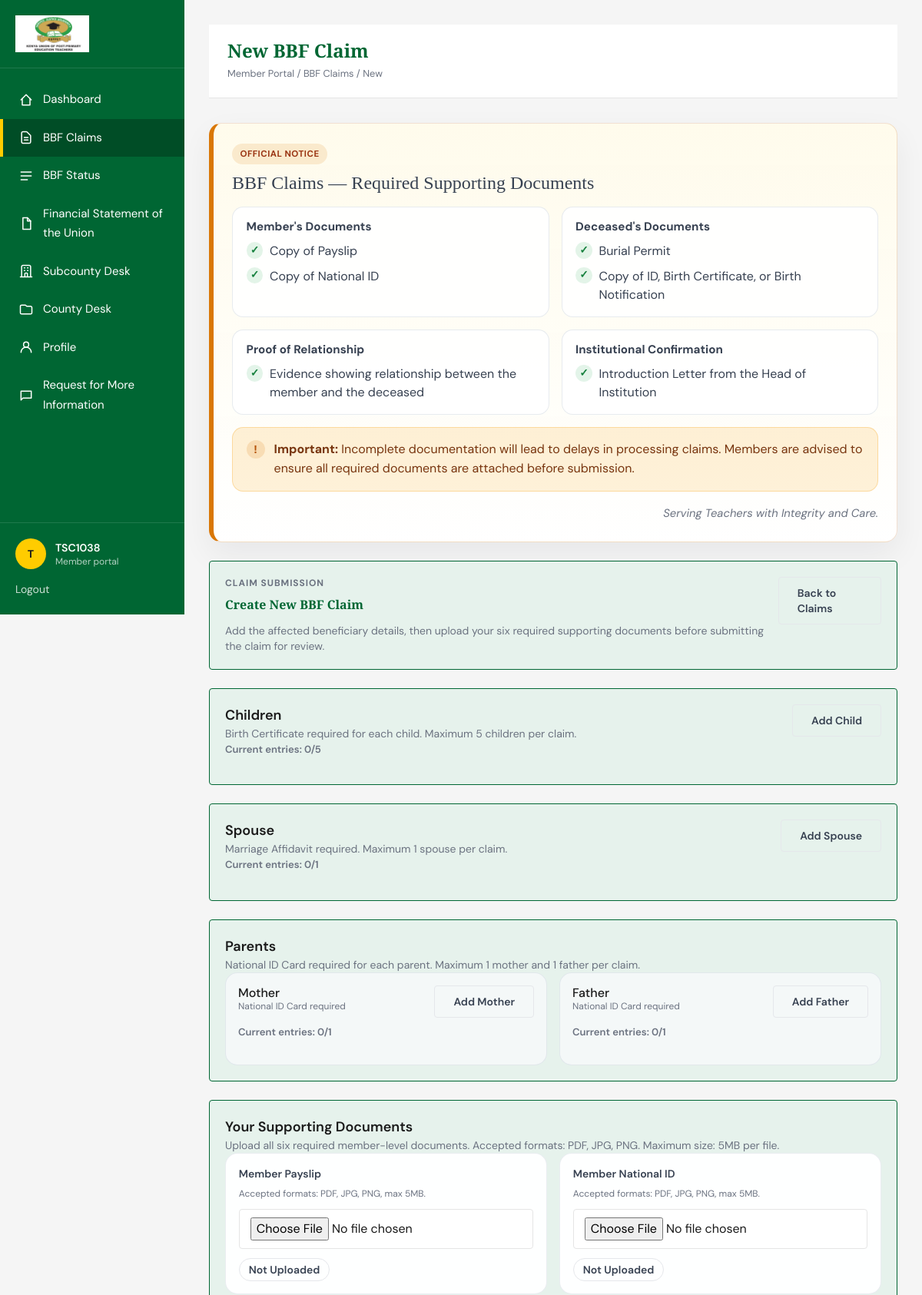
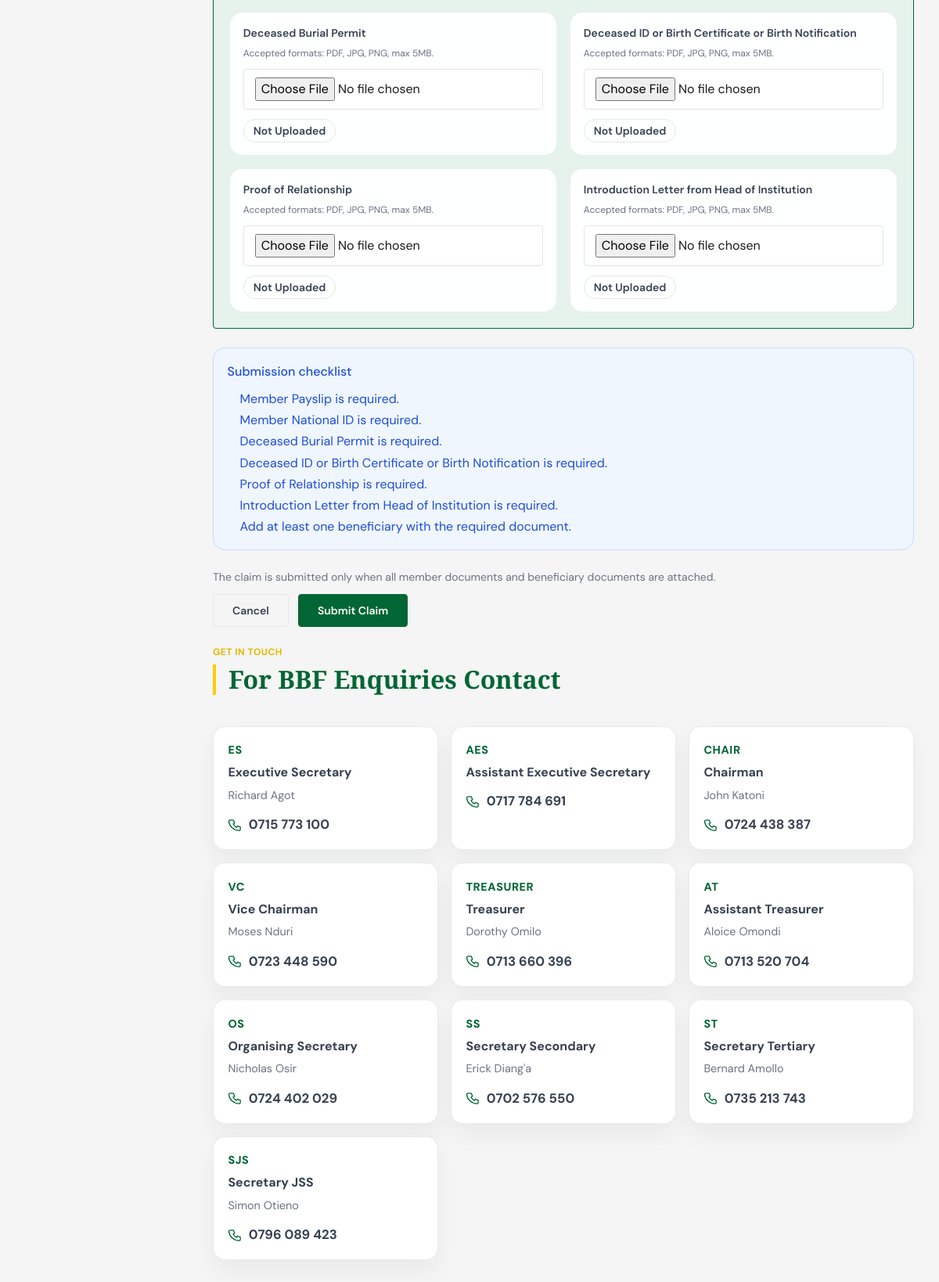
Screenshot of /dashboard/bbf-claims/new/ (signed in) with the database file from the repository (2 pictures, top to bottom).
### accounts/models.py (models this page shows, shortened)
class CustomUser(AbstractUser):
    tsc_number = models.CharField(max_length=50, unique=True)
    email = models.EmailField(_('email address'), unique=True, null=True, blank=True)
    phone_number = models.CharField(max_length=20, blank=True)
    sub_county = models.CharField(max_length=100, blank=True)
    school = models.CharField(max_length=150, blank=True)
    APPROVAL_STATUS_CHOICES = [
        ('PENDING', _('Pending Approval')),
        ('APPROVED', _('Approved')),
        ('REJECTED', _('Rejected')),
    ]
    approval_status = models.CharField(max_length=10, choices=APPROVAL_STATUS_CHOICES, default='PENDING')
    approval_date = models.DateTimeField(null=True, blank=True)
    approved_by = models.ForeignKey(
        'self',
        on_delete=models.SET_NULL,
        null=True,
        blank=True,
        related_name='approved_users'
    )
    totp_secret = models.CharField(max_length=16, blank=True)
    totp_enabled = models.BooleanField(default=False)
    is_subcounty_rep = models.BooleanField(default=False)
    is_county_rep = models.BooleanField(default=False)
    username = None
    USERNAME_FIELD = 'tsc_number' # Use TSC number for login
    REQUIRED_FIELDS = ['email']
    objects = CustomUserManager()

### core/models.py (models this page shows, shortened)
class BECMember(models.Model):
    name = models.CharField(max_length=200)
    title = models.CharField(max_length=200)
    photo = models.ImageField(upload_to='bec_photos/', blank=True, null=True)
    order = models.PositiveIntegerField(default=0)
    class Meta:
        ordering = ['order']

### dashboard/views.py (the view, shortened to what this page needs)
# urls.py: path('bbf-claims/new/', views.BBFClaimCreateView.as_view(), name='bbf_claim_create'),
class BBFClaimCreateView(LoginRequiredMixin, CreateView):
    template_name = "dashboard/bbf_claim_new.html"
    login_url = reverse_lazy("login")
    model = BBFClaim
    fields = []
    def get_context_data(self, **kwargs):
        context = super().get_context_data(**kwargs)
        context['beneficiary_type_choices'] = BBFBeneficiary.BENEFICIARY_TYPE_CHOICES
        context["member_document_types"] = BBFClaimDocument.DOCUMENT_TYPE_CHOICES
        return context

### templates/dashboard/bbf_claim_new.html (shortened to what this page needs)
{% extends 'dashboard/base_dashboard.html' %}
{% load static %}
{% block dashboard_title %}New BBF Claim{% endblock %}
{% block dashboard_breadcrumb %}Member Portal / BBF Claims / New{% endblock %}
{% block dashboard_content %}
<div class="space-y-6">
    {% include 'partials/bbf_documents_notice.html' %}
    <section class="eligibility-panel">
        <div class="claim-page-heading">
            <div>
                <p class="dashboard-card__eyebrow">Claim Submission</p>
                <h2 class="mb-2">Create New BBF Claim</h2>
                <p class="text-sm text-[var(--gray-500)]">Add the affected beneficiary details, then upload your six required supporting documents before submitting the claim for review.</p>
            </div>
            <a href="{% url 'bbf_claims' %}" class="btn btn-secondary">Back to Claims</a>
        </div>
    </section>
    <form id="bbfClaimForm" method="post" enctype="multipart/form-data" class="space-y-6">
        <section class="eligibility-panel">
            <div class="claim-section-heading">
                <div>
                    <h3 class="font-semibold text-lg">Children</h3>
                    <p class="text-sm text-[var(--gray-500)]">Birth Certificate required for each child. Maximum 5 children per claim.</p>
                </div>
                <button type="button" onclick="addBeneficiary('child')" class="btn btn-secondary text-sm" id="addChildBtn">
                    <span>Add Child</span>
                </button>
            </div>
            <div class="beneficiary-count">Current entries: <span id="childCount">0</span>/5</div>
        </section>
        <section class="eligibility-panel">
            <div class="claim-section-heading">
                <div>
                    <h3 class="font-semibold text-lg">Spouse</h3>
                    <p class="text-sm text-[var(--gray-500)]">Marriage Affidavit required. Maximum 1 spouse per claim.</p>
                </div>
                <button type="button" onclick="addBeneficiary('spouse')" class="btn btn-secondary text-sm" id="addSpouseBtn">
                    <span>Add Spouse</span>
                </button>
            </div>
            <div class="beneficiary-count">Current entries: <span id="spouseCount">0</span>/1</div>
        </section>
        <section class="eligibility-panel">
            <div class="claim-section-heading">
                <div>
                    <h3 class="font-semibold text-lg">Parents</h3>
                    <p class="text-sm text-[var(--gray-500)]">National ID Card required for each parent. Maximum 1 mother and 1 father per claim.</p>
                </div>
            </div>
            <div class="grid grid-cols-1 md:grid-cols-2 gap-4">
                <div class="claim-parent-shell">
                    <div class="claim-section-heading claim-section-heading--compact">
                        <div>
                            <h4 class="font-medium">Mother</h4>
                            <p class="text-xs text-[var(--gray-500)]">National ID Card required</p>
                        </div>
                        <button type="button" onclick="addBeneficiary('parent_mother')" class="btn btn-secondary text-sm" id="addMotherBtn">
                            <span>Add Mother</span>
                        </button>
                    </div>
                    <div class="beneficiary-count">Current entries: <span id="motherCount">0</span>/1</div>
                </div>
                <div class="claim-parent-shell">
                    <div class="claim-section-heading claim-section-heading--compact">
                        <div>
                            <h4 class="font-medium">Father</h4>
                            <p class="text-xs text-[var(--gray-500)]">National ID Card required</p>
                        </div>
                        <button type="button" onclick="addBeneficiary('parent_father')" class="btn btn-secondary text-sm" id="addFatherBtn">
                            <span>Add Father</span>
                        </button>
                    </div>
                    <div class="beneficiary-count">Current entries: <span id="fatherCount">0</span>/1</div>
                </div>
            </div>
        </section>
        <section class="eligibility-panel">
            <div class="claim-section-heading">
                <div>
                    <h3 class="font-semibold text-lg">Your Supporting Documents</h3>
                    <p class="text-sm text-[var(--gray-500)]">Upload all six required member-level documents. Accepted formats: PDF, JPG, PNG. Maximum size: 5MB per file.</p>
                </div>
            </div>
            <div class="member-doc-grid">
                {% for doc_type, doc_label in member_document_types %}
                    <div class="member-doc-card" data-doc-type="{{ doc_type }}">
                        <label class="block text-sm font-semibold text-[var(--gray-900)] mb-2" for="member_doc_{{ doc_type }}">{{ doc_label }}</label>
                        <p class="text-xs text-[var(--gray-500)] mb-3">Accepted formats: PDF, JPG, PNG, max 5MB.</p>
                        <input
                            id="member_doc_{{ doc_type }}"
                            type="file"
                            name="member_doc_{{ doc_type }}"
                            accept=".pdf,.jpg,.jpeg,.png"
                            class="text-input member-doc-input"
                            data-doc-type="{{ doc_type }}"
                        >
                        <div class="member-doc-status">
                            <span class="status-badge status-badge--muted" data-doc-status="{{ doc_type }}">Not Uploaded</span>
                        </div>
                    </div>
                {% endfor %}
            </div>
        </section>
        <div id="submitRequirements" class="form-alert form-alert--info">
            <p class="font-medium mb-2">Submission checklist</p>
            <ul id="missingRequirements" class="space-y-1"></ul>
        </div>
        <div class="flex flex-col gap-3 md:flex-row md:items-center md:justify-between">
            <p class="text-sm text-[var(--gray-500)]">The claim is submitted only when all member documents and beneficiary documents are attached.</p>
            <div class="flex items-center gap-3">
                <a href="{% url 'bbf_claims' %}" class="btn btn-secondary">Cancel</a>
                <button type="submit" class="btn btn-primary" id="submitClaimBtn" disabled>
                    <span>Submit Claim</span>
                </button>
            </div>
        </div>
    </form>
    {% with contacts=contact_list %}
        {% include 'partials/bbf_contact_directory.html' %}
    {% endwith %}
</div>
{% endblock %}

### templates/dashboard/base_dashboard.html (shortened to what this page needs)
{% extends 'base.html' %}
{% load static %}
{% block body_class %}dashboard-body{% endblock %}
{% block site_shell %}
<div class="dashboard-shell">
    <aside class="dashboard-sidebar" id="dashboard-sidebar">
        <div class="dashboard-sidebar__logo">
            <a href="{% url 'dashboard' %}">
                <img src="{% static 'images/kuppet.png' %}" alt="KUPPET Siaya Branch logo">
            </a>
        </div>
        <nav class="dashboard-nav" aria-label="Dashboard navigation">
            <a href="{% url 'dashboard' %}" class="dashboard-nav-link {% if request.resolver_match.url_name == 'dashboard' %}is-active{% endif %}">
                <svg class="dashboard-nav-icon" fill="none" stroke="currentColor" viewBox="0 0 24 24" aria-hidden="true">
                    <path stroke-linecap="round" stroke-linejoin="round" stroke-width="1.8" d="M4 12l8-8 8 8"></path>
                    <path stroke-linecap="round" stroke-linejoin="round" stroke-width="1.8" d="M6 10v10h12V10"></path>
                </svg>
                <span class="dashboard-nav-label">Dashboard</span>
            </a>
            <a href="{% url 'bbf_claims' %}" class="dashboard-nav-link {% if request.resolver_match.url_name == 'bbf_claims' or request.resolver_match.url_name == 'bbf_claim_create' or request.resolver_match.url_name == 'bbf_claim_detail' %}is-active{% endif %}">
                <svg class="dashboard-nav-icon" fill="none" stroke="currentColor" viewBox="0 0 24 24" aria-hidden="true">
                    <path stroke-linecap="round" stroke-linejoin="round" stroke-width="1.8" d="M9 12h6m-6 4h6m2 5H7a2 2 0 01-2-2V5a2 2 0 012-2h5.586a1 1 0 01.707.293l5.414 5.414a1 1 0 01.293.707V19a2 2 0 01-2 2z"></path>
                </svg>
                <span class="dashboard-nav-label">BBF Claims</span>
            </a>
            <a href="{% url 'bbf_status' %}" class="dashboard-nav-link {% if request.resolver_match.url_name == 'bbf_status' %}is-active{% endif %}">
                <svg class="dashboard-nav-icon" fill="none" stroke="currentColor" viewBox="0 0 24 24" aria-hidden="true">
                    <path stroke-linecap="round" stroke-linejoin="round" stroke-width="1.8" d="M4 6h16M4 12h16M4 18h10"></path>
                </svg>
                <span class="dashboard-nav-label">BBF Status</span>
            </a>
            <a href="{% url 'financials' %}" class="dashboard-nav-link {% if request.resolver_match.url_name == 'financials' %}is-active{% endif %}">
                <svg class="dashboard-nav-icon" fill="none" stroke="currentColor" viewBox="0 0 24 24" aria-hidden="true">
                    <path stroke-linecap="round" stroke-linejoin="round" stroke-width="1.8" d="M7 3h7l5 5v13H7z"></path>
                    <path stroke-linecap="round" stroke-linejoin="round" stroke-width="1.8" d="M14 3v5h5"></path>
                </svg>
                <span class="dashboard-nav-label">Financial Statement of the Union</span>
            </a>
            {% if user.is_subcounty_rep or user.is_superuser %}
            <a href="{% url 'subcounty_dashboard' %}" class="dashboard-nav-link {% if request.resolver_match.url_name == 'subcounty_dashboard' or request.resolver_match.url_name == 'subcounty_claim_review' %}is-active{% endif %}">
                <span class="dashboard-nav-label">Subcounty Desk</span>
            </a>
            {% endif %}
            {% if user.is_county_rep or user.is_superuser %}
            <a href="{% url 'county_dashboard' %}" class="dashboard-nav-link {% if request.resolver_match.url_name == 'county_dashboard' or request.resolver_match.url_name == 'county_claim_review' %}is-active{% endif %}">
                <svg class="dashboard-nav-icon" fill="none" stroke="currentColor" viewBox="0 0 24 24" aria-hidden="true">
                    <path stroke-linecap="round" stroke-linejoin="round" stroke-width="1.8" d="M3 7v10a2 2 0 002 2h14a2 2 0 002-2V9a2 2 0 00-2-2h-6l-2-2H5a2 2 0 00-2 2z"></path>
                </svg>
                <span class="dashboard-nav-label">County Desk</span>
            </a>
            {% endif %}
            <a href="{% url 'profile' %}" class="dashboard-nav-link {% if request.resolver_match.url_name == 'profile' %}is-active{% endif %}">
                <span class="dashboard-nav-label">Profile</span>
            </a>
            <a href="{% url 'support' %}" class="dashboard-nav-link {% if request.resolver_match.url_name == 'support' %}is-active{% endif %}">
                <svg class="dashboard-nav-icon" fill="none" stroke="currentColor" viewBox="0 0 24 24" aria-hidden="true">
                    <path stroke-linecap="round" stroke-linejoin="round" stroke-width="1.8" d="M4 5h16v11H7l-3 3V5z"></path>
                </svg>
                <span class="dashboard-nav-label">Request for More Information</span>
            </a>
        </nav>
        <div class="dashboard-sidebar__footer">
            <div class="mb-3 flex items-center gap-3">
                <span class="avatar-badge">{{ user.first_name|default:user.tsc_number|slice:":1" }}{{ user.last_name|slice:":1" }}</span>
                <div class="dashboard-sidebar__footer-text">
                    <p class="text-sm font-semibold">{{ user.get_full_name|default:user.tsc_number }}</p>
                    <p class="text-xs text-white/70">Member portal</p>
                </div>
            </div>
            <a href="{% url 'logout' %}" class="text-sm text-white/80 hover:text-white hover:underline">Logout</a>
        </div>
    </aside>
    <main class="dashboard-main">
        <div class="dashboard-main__inner">
            <div class="dashboard-heading-bar">
                <div class="flex items-start gap-4">
                    <div>
                        <h1>{% block dashboard_title %}Member Dashboard{% endblock %}</h1>
                        <p class="dashboard-breadcrumb">{% block dashboard_breadcrumb %}Member Portal{% endblock %}</p>
                    </div>
                </div>
            </div>
            {% block dashboard_content %}{% endblock %}
        </div>
    </main>
</div>
{% endblock %}

### templates/partials/bbf_contact_directory.html
<section class="bbf-contact-directory">
    <div class="section-heading">
        <span class="section-heading__eyebrow">Get in Touch</span>
        <h2 class="section-heading__title">For BBF Enquiries Contact</h2>
    </div>
    <div class="contact-grid">
        {% for contact in contacts %}
        <div class="contact-card">
            <div class="contact-role">{{ contact.role }}</div>
            <p class="contact-title">{{ contact.title }}</p>
            {% if contact.holder_name %}
                <p class="contact-holder">{{ contact.holder_name }}</p>
            {% endif %}
            <a href="tel:+254{{ contact.tel_phone }}" class="contact-phone">
                <svg class="phone-icon" fill="none" stroke="currentColor" viewBox="0 0 24 24" aria-hidden="true">
                    <path stroke-linecap="round" stroke-linejoin="round" stroke-width="1.8" d="M6 4h4l2 5-2.5 1.5a14 14 0 006 6L17 14l5 2v4a2 2 0 01-2.2 2A18 18 0 012 6.2 2 2 0 014 4z"></path>
                </svg>
                {{ contact.phone_display }}
            </a>
        </div>
        {% endfor %}
    </div>
</section>

### rows the page displays
CustomUser: first_name "T", get_full_name "TSC1038"
BECMember: role "ES", title "Executive Secretary", holder_name "Richard Agot", phone_display "0715 773 100"
BECMember: role "CHAIR", title "Chairman", holder_name "John Katoni", phone_display "0724 438 387"
BECMember: role "VC", title "Vice Chairman", holder_name "Moses Nduri", phone_display "0723 448 590"
BECMember: role "TREASURER", title "Treasurer", holder_name "Dorothy Omilo", phone_display "0713 660 396"
BECMember: role "AT", title "Assistant Treasurer", holder_name "Aloice Omondi", phone_display "0713 520 704"
BECMember: role "OS", title "Organising Secretary", holder_name "Nicholas Osir", phone_display "0724 402 029"
BECMember: role "SS", title "Secretary Secondary", holder_name "Erick Diang'a", phone_display "0702 576 550"
BECMember: role "ST", title "Secretary Tertiary", holder_name "Bernard Amollo", phone_display "0735 213 743"
BECMember: role "SJS", title "Secretary JSS", holder_name "Simon Otieno", phone_display "0796 089 423"

### other values shown
{{ doc_label }} "Member Payslip" "Member National ID" "Deceased Burial Permit" "Deceased ID or Birth Certificate or Birth Notification" "Proof of Relationship" "Introduction Letter from Head of Institution"
{{ contact.role }} "AES"
{{ contact.title }} "Assistant Executive Secretary"
{{ contact.phone_display }} "0717 784 691"
